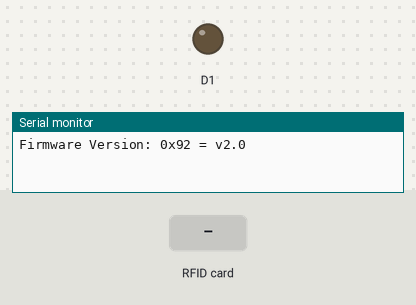
Recording of a program running on a simulated ESP8266 (NodeMCU). Parts: output pins drawn as LEDs (lit = HIGH), the last lines printed to the serial monitor. The inputs (shaded band) are chosen by the test bench.

Above: at 1.2 s.
1.3 s: RFID card D0 48 0A 32 held to the reader
At 3.9 s:
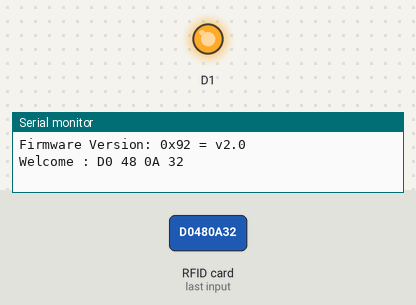
4.3 s: RFID card 5E 7A 19 C4 held to the reader
Timing chart, 0 to 7.3 s (numbered marks = the images above; inputs shaded):
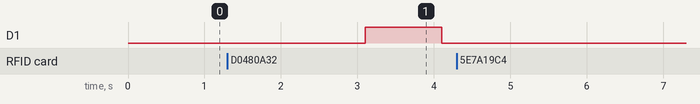

Measured:
- after the input at 1.3 s, D1: LOW → HIGH after 1.8 s, → LOW 1.0 s later

The program:

main.cpp
```cpp
#include <Arduino.h>
#include <SPI.h>
#include <MFRC522.h>

// reset & slave select
#define RST_PIN D3
#define SS_PIN D8

// object
MFRC522 mfrc522(SS_PIN, RST_PIN);

String rfid_in = "";
// function
String dump_byte_array(byte *buffer, byte bufferSize);

const int CARD_WAIT = 0;
const int CARD_TOUCH = 1;
int state;

void setup() {
  state = CARD_WAIT;
  Serial.begin(115200);
  SPI.begin();
  mfrc522.PCD_Init();
  pinMode(D1, OUTPUT);
  // for showing on serial
  mfrc522.PCD_DumpVersionToSerial();
}

void loop() {
  if (state == CARD_WAIT){
    // check if card touching
    if(mfrc522.PICC_IsNewCardPresent()&&mfrc522.PICC_ReadCardSerial()){
      state = CARD_TOUCH;
    }
    delay(1000);
  }else if (state == CARD_TOUCH){
    // read RFID id
    rfid_in = dump_byte_array(mfrc522.uid.uidByte, mfrc522.uid.size);

    if (rfid_in == " D0 48 0A 32") {
      Serial.println("Welcome :" + rfid_in);
      digitalWrite(D1, HIGH);
      delay(1000);
      digitalWrite(D1, LOW);
    } else {
      Serial.println("Access Denied");
    }
    state = CARD_WAIT;
  }
}

String dump_byte_array(byte *buffer, byte bufferSize) {
  String content = "";
  // เรียง RFID id
  for (byte i = 0; i < bufferSize; i++) {
    content.concat(String(buffer[i] < 0x10 ? " 0" : " "));
    content.concat(String(buffer[i], HEX));
  }
  content.toUpperCase();
  return content;
}
```
